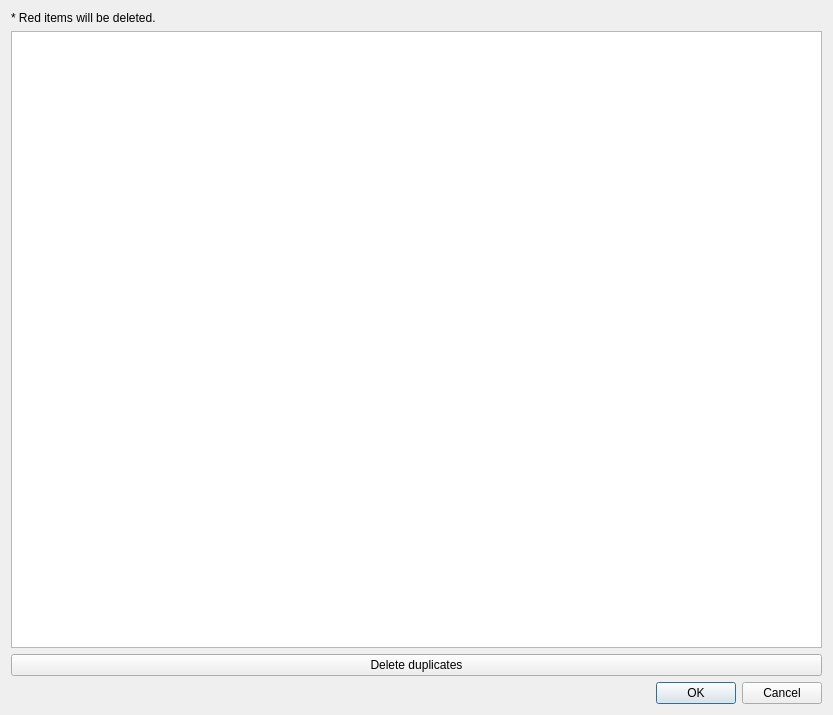
<?xml version="1.0" encoding="UTF-8"?>
<ui version="4.0">
 <class>AutomaticDuplicatesProcessDialog</class>
 <widget class="QDialog" name="AutomaticDuplicatesProcessDialog">
  <property name="geometry">
   <rect>
    <x>0</x>
    <y>0</y>
    <width>833</width>
    <height>715</height>
   </rect>
  </property>
  <property name="windowTitle">
   <string>Dialog</string>
  </property>
  <layout class="QVBoxLayout" name="verticalLayout">
   <item>
    <layout class="QVBoxLayout" name="verticalLayout_2">
     <item>
      <widget class="QLabel" name="automaticProcessInfoLabel">
       <property name="text">
        <string>* Red items will be deleted.</string>
       </property>
      </widget>
     </item>
     <item>
      <widget class="QTreeView" name="treeView">
       <property name="dragEnabled">
        <bool>true</bool>
       </property>
       <property name="dragDropMode">
        <enum>QAbstractItemView::DragDrop</enum>
       </property>
       <property name="defaultDropAction">
        <enum>Qt::ActionMask</enum>
       </property>
      </widget>
     </item>
     <item>
      <widget class="QPushButton" name="automaticDeleteCopiesBtn">
       <property name="text">
        <string>Delete duplicates</string>
       </property>
      </widget>
     </item>
    </layout>
   </item>
   <item>
    <widget class="QDialogButtonBox" name="buttonBox">
     <property name="orientation">
      <enum>Qt::Horizontal</enum>
     </property>
     <property name="standardButtons">
      <set>QDialogButtonBox::Cancel|QDialogButtonBox::Ok</set>
     </property>
    </widget>
   </item>
  </layout>
 </widget>
 <resources/>
 <connections>
  <connection>
   <sender>buttonBox</sender>
   <signal>accepted()</signal>
   <receiver>AutomaticDuplicatesProcessDialog</receiver>
   <slot>accept()</slot>
   <hints>
    <hint type="sourcelabel">
     <x>248</x>
     <y>254</y>
    </hint>
    <hint type="destinationlabel">
     <x>157</x>
     <y>274</y>
    </hint>
   </hints>
  </connection>
  <connection>
   <sender>buttonBox</sender>
   <signal>rejected()</signal>
   <receiver>AutomaticDuplicatesProcessDialog</receiver>
   <slot>reject()</slot>
   <hints>
    <hint type="sourcelabel">
     <x>316</x>
     <y>260</y>
    </hint>
    <hint type="destinationlabel">
     <x>286</x>
     <y>274</y>
    </hint>
   </hints>
  </connection>
 </connections>
</ui>
